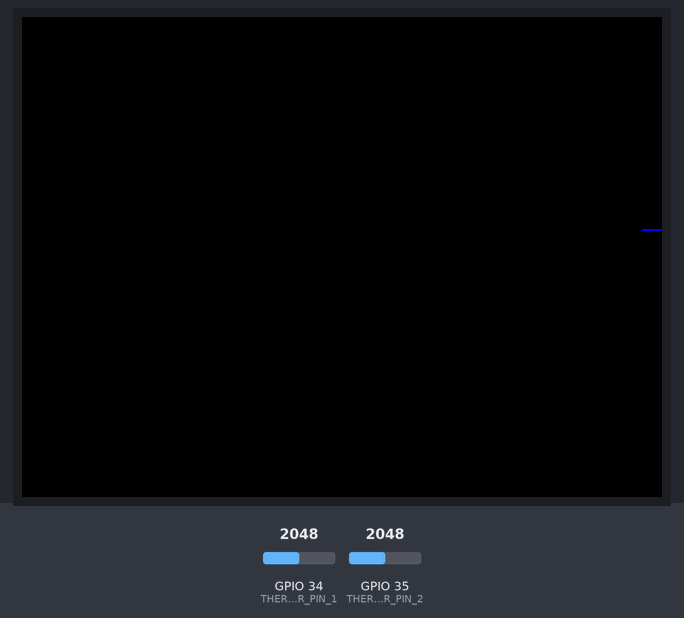
This sketch was run on a simulated ESP32. On the bench: 320×240 colour display. The inputs (shaded band) are chosen by the test bench; at power-on: GPIO 34 (THERMISTOR_PIN_1) = 2048, GPIO 35 (THERMISTOR_PIN_2) = 2048 (analog values on the 0–4095 scale). What the sketch prints to the serial monitor is not drawn.

Above: at 1.4 s.
1.5 s: GPIO 34 (THERMISTOR_PIN_1) set to 3
At 1.82 s:
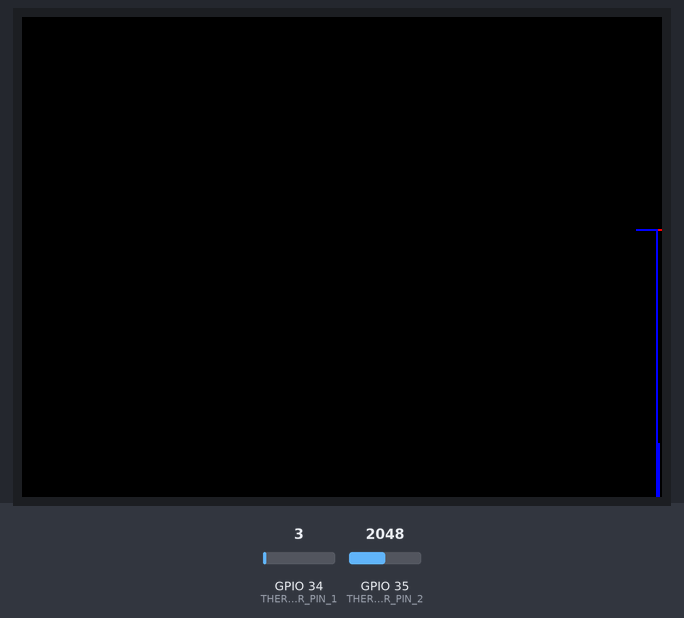
3.1 s: GPIO 34 (THERMISTOR_PIN_1) set to 0
6.1 s: GPIO 35 (THERMISTOR_PIN_2) set to 3
At 6.31 s:
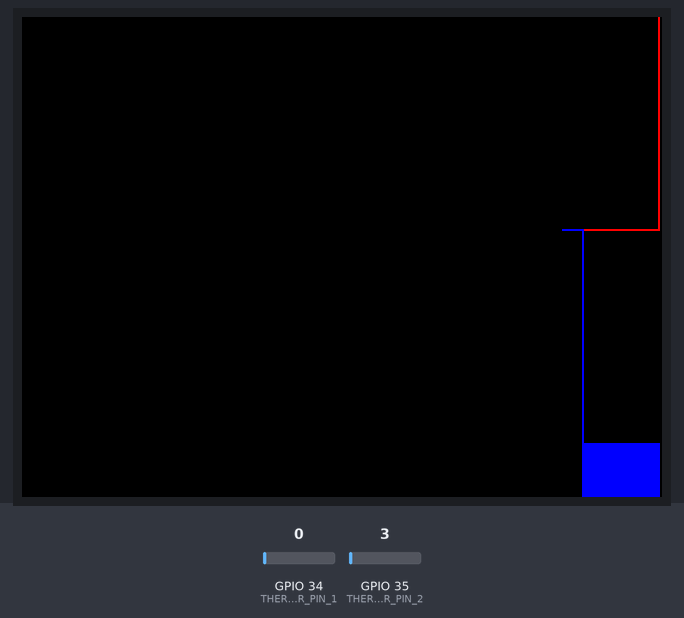
7.7 s: GPIO 35 (THERMISTOR_PIN_2) set to 0
9.7 s: GPIO 35 (THERMISTOR_PIN_2) set to 2047
At 10.05 s:
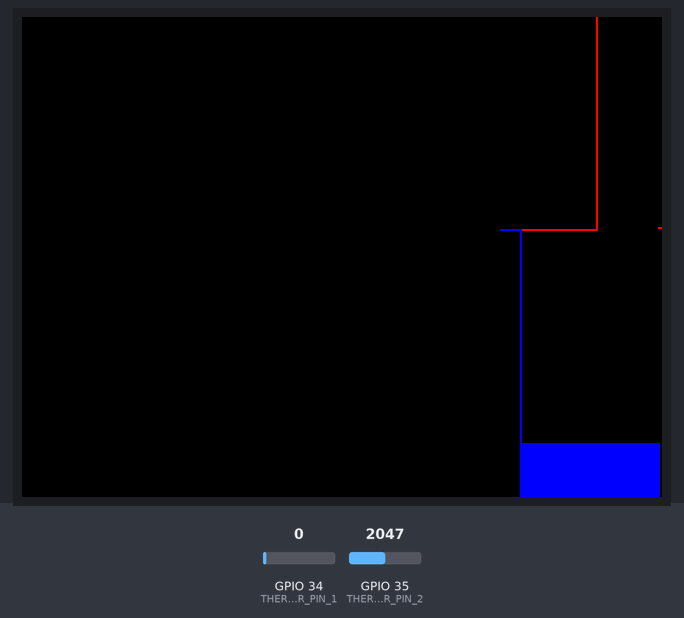

The sketch:

simple2.ino
```cpp
#include <TFT_eSPI.h> // Graphics and font library for ST7735 driver chips
#include <SPI.h>
#include <cmath>
#include <limits>

// --- Configuration Section ---
#define TFT_CS      15
#define TFT_DC      2
#define TFT_RST     4

#define THERMISTOR_PIN_1 34
#define THERMISTOR_PIN_2 35

const double THERMISTORNOMINAL = 10000.0;
const double TEMPERATURENOMINAL = 25.0;
const double BCOEFFICIENT = 3950.0;
const double SERIESRESISTOR = 10000.0;
const double VCC_MILLIVOLTS = 3300.0;

const double MIN_TEMP = 20.0;
const double MAX_TEMP = 30.0;
const double MIN_DIFF_TEMP = -3.0;
const double MAX_DIFF_TEMP = 3.0;

#define PLOT_WIDTH     320
#define PLOT_HEIGHT    (216-3)
#define PLOT_X_START   0
#define PLOT_Y_START   0

#define PLOT_X_AXIS_COLOR TFT_WHITE
#define PLOT_Y_AXIS_COLOR TFT_WHITE
#define PLOT_ZERO_COLOR   0x62ec

#define GRAPH_COLOR_1     TFT_RED
#define GRAPH_COLOR_2     TFT_GREEN
#define GRAPH_COLOR_DIFF  TFT_BLUE

#define LABEL_Y_START     PLOT_Y_START + PLOT_HEIGHT + 3
#define LABEL_TEXT_SIZE   1

// --- Global Variables ---
TFT_eSPI tft = TFT_eSPI();

float temp1_values[PLOT_WIDTH];
float temp2_values[PLOT_WIDTH];
float diff_values[PLOT_WIDTH];

// --- Function Declarations ---
double readThermistor(int pin, int numSamples);
double resistanceToTemperature(double resistance);
double temperatureToResistance(double temperatureCelsius);
double readThermistorDifference(int bottomThermistorPin, double topThermistorTemperatureCelsius, int numSamples);
float mapf(float value, float in_min, float in_max, float out_min, float out_max);

// --- Helper Functions ---

// Float version of map function for better precision in scaling
float mapf(float value, float in_min, float in_max, float out_min, float out_max) {
    return (value - in_min) * (out_max - out_min) / (in_max - in_min) + out_min;
}

// Helper function to calculate resistance from ADC reading
double calculateResistance(double analogValue, double referenceResistance) {
    if (VCC_MILLIVOLTS - analogValue < 1.0) {
        return std::numeric_limits<double>::quiet_NaN(); // Avoid division by zero or very small values
    }
    return (analogValue * referenceResistance) / (VCC_MILLIVOLTS - analogValue);
}

// Helper function to convert resistance to temperature (Celsius)
double resistanceToTemperature(double resistance) {
    double steinhart = log(resistance / THERMISTORNOMINAL);
    steinhart /= BCOEFFICIENT;
    steinhart += 1.0 / (TEMPERATURENOMINAL + 273.15);
    steinhart = 1.0 / steinhart; // Kelvin
    return steinhart - 273.15; // Celsius
}

// Helper function to convert temperature (Celsius) to resistance
double temperatureToResistance(double temperatureCelsius) {
    double temperatureKelvin = temperatureCelsius + 273.15;
    return THERMISTORNOMINAL * exp(BCOEFFICIENT * (1.0 / temperatureKelvin - 1.0 / (TEMPERATURENOMINAL + 273.15)));
}

// Function to read thermistor temperature with averaging and error handling
double readThermistor(int pin, int numSamples = 16) {
    if (numSamples <= 0) numSamples = 1;

    double sumAnalogValues = 0;
    for (int i = 0; i < numSamples; ++i) {
        uint32_t analogValue = analogReadMilliVolts(pin);
        if (analogValue == 0) return std::numeric_limits<double>::quiet_NaN();
        sumAnalogValues += analogValue;
    }
    double averageAnalogValue = sumAnalogValues / numSamples;
    double resistance = calculateResistance(averageAnalogValue, SERIESRESISTOR);
    return resistanceToTemperature(resistance);
}

// Function to calculate temperature difference between two thermistors
double readThermistorDifference(int bottomThermistorPin, double topThermistorTemperatureCelsius, int numSamples = 16) {
    if (numSamples <= 0) numSamples = 1;

    double sumAnalogValues = 0;
    for (int i = 0; i < numSamples; ++i) {
        uint32_t analogValue = analogReadMilliVolts(bottomThermistorPin);
        if (analogValue == 0) return std::numeric_limits<double>::quiet_NaN();
        sumAnalogValues += analogValue;
    }
    double averageAnalogValue = sumAnalogValues / numSamples;

    double topThermistorResistance = temperatureToResistance(topThermistorTemperatureCelsius);
    double bottomThermistorResistance = calculateResistance(averageAnalogValue, topThermistorResistance);

    if (std::isnan(bottomThermistorResistance)) return std::numeric_limits<double>::quiet_NaN();

    double bottomTemperatureCelsius = resistanceToTemperature(bottomThermistorResistance);
    return topThermistorTemperatureCelsius - bottomTemperatureCelsius;
}

// --- Setup and Loop ---

void setup() {
    Serial.begin(115200);
    analogReadResolution(12);

    tft.init();
    tft.setRotation(1);
    tft.fillScreen(TFT_BLACK);

    for (int i = 0; i < PLOT_WIDTH; i++) {
        temp1_values[i] = temp2_values[i] = diff_values[i] = NAN;
    }

    Serial.println("TFT and Thermistor Example Started");
}

void loop() {
    // Read temperatures from thermistors
    double temp1 = readThermistor(THERMISTOR_PIN_2); // Top thermistor
    double tempDiff = readThermistorDifference(THERMISTOR_PIN_1, temp1); // Temperature difference

    Serial.printf("T1: %.2f °C, Diff: %.2f °C\n", temp1, tempDiff);

    // Update arrays for plotting
    for (int i = 0; i < PLOT_WIDTH - 1; i++) {
        temp1_values[i] = temp1_values[i + 1];
        diff_values[i] = diff_values[i + 1];
    }
    temp1_values[PLOT_WIDTH - 1] = temp1;
    diff_values[PLOT_WIDTH - 1] = tempDiff;

    // Clear plot area and redraw graph
    tft.fillRect(PLOT_X_START , PLOT_Y_START, PLOT_WIDTH, PLOT_HEIGHT, TFT_BLACK);

    for (int i = 0; i < PLOT_WIDTH - 1; i++) {
        if (!isnan(temp1_values[i]) && !isnan(temp1_values[i + 1])) {
            int y_prev = PLOT_Y_START + PLOT_HEIGHT - mapf(temp1_values[i], MIN_TEMP, MAX_TEMP, 0, PLOT_HEIGHT);
            int y_current = PLOT_Y_START + PLOT_HEIGHT - mapf(temp1_values[i + 1], MIN_TEMP, MAX_TEMP, 0, PLOT_HEIGHT);
            tft.drawLine(PLOT_X_START + i, y_prev, PLOT_X_START + i + 1, y_current, GRAPH_COLOR_1);
        }
        if (!isnan(diff_values[i]) && !isnan(diff_values[i + 1])) {
            int y_diff_prev = PLOT_Y_START + PLOT_HEIGHT - mapf(diff_values[i], MIN_DIFF_TEMP, MAX_DIFF_TEMP, 0, PLOT_HEIGHT);
            int y_diff_current = PLOT_Y_START + PLOT_HEIGHT - mapf(diff_values[i + 1], MIN_DIFF_TEMP, MAX_DIFF_TEMP, 0, PLOT_HEIGHT);
            tft.drawLine(PLOT_X_START + i, y_diff_prev, PLOT_X_START + i + 1, y_diff_current, GRAPH_COLOR_DIFF);
        }
    }

    delay(50); // Sampling rate adjustment
}
```
